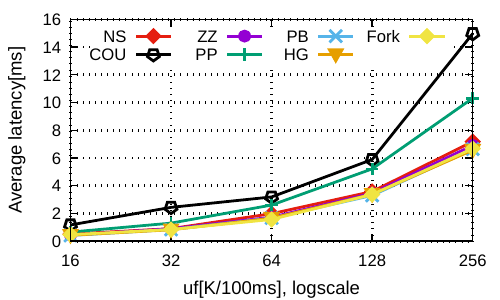

Reproduce this figure in gnuplot.
set term pdfcairo lw 2 font "Arial,18"
set output "uf-latency.pdf"

set grid lw 2
#set key box
#set key reverse
set key maxcols 3
set key maxrows 2
set key samplen 3
set key center top
#set key center at 21,6200

set xlabel "uf[K/100ms], logscale" font "Arial,20"
set ylabel "Average latency[ms]" font "Arial,20"
set xtics ("16" 16,"32" 32,"64" 64,"128" 128,"256" 256)
set logscale x
set nologscale y


plot [16:256][]\
"uf-latency.txt" using 1:($2/1000000) title "NS" with linespoints linecolor 7 linewidth 2 pointtype 13 pointsize 1.5,\
"uf-latency.txt" using 1:($3/1000000) title "COU" with linespoints linecolor 8 linewidth 2 pointtype 14 pointsize 1.5,\
"uf-latency.txt" using 1:($4/1000000) title "ZZ" with linespoints linecolor 9 linewidth 2 pointtype 7 pointsize 1.2,\
"uf-latency.txt" using 1:($5/1000000) title "PP" with linespoints linecolor 10 linewidth 2 pointtype 16 pointsize 1.5,\
"uf-latency.txt" using 1:($6/1000000) title "PB" with linespoints linecolor 11 linewidth 2 pointtype 17 pointsize 1.5,\
"uf-latency.txt" using 1:($7/1000000) title "HG" with linespoints linecolor 12 linewidth 2 pointtype 11 pointsize 1.5,\
"uf-latency.txt" using 1:($8/1000000) title "Fork" with linespoints linecolor 13 linewidth 2 pointtype 13 pointsize 1.5